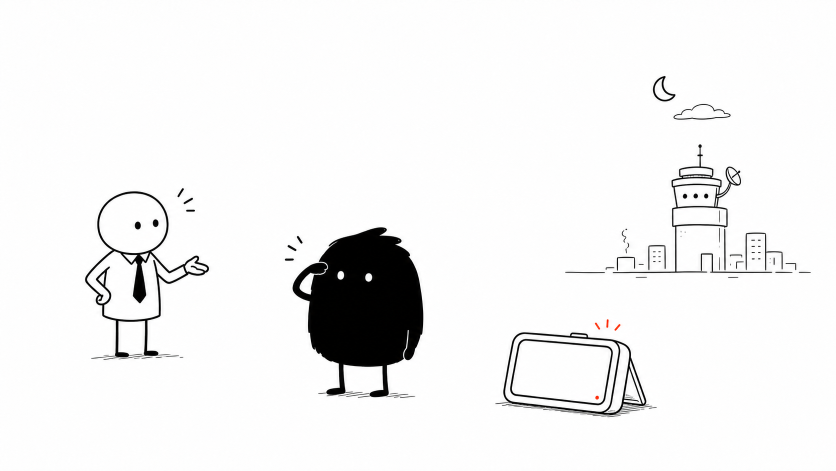
#> input picture gallery/daily-4panel/2026-05-29-lingchen-sandian/source/panel-4-v4-base.png, 1672 x 941 px (shown at 1/2 size)
$ python build_panel4_v4.py
#> lines starting #> are read from the running program, lines starting #| are printed output that depends on the picture
from pathlib import Path

from PIL import Image, ImageDraw, ImageFont


ROOT = Path(__file__).resolve().parent
SRC = ROOT / "source"

BASE = SRC / "panel-4-v4-base.png"
OUT = ROOT / "panel-4-v4.png"

FONT_REGULAR = "/System/Library/Fonts/Supplemental/Bradley Hand Bold.ttf"
FONT_FALLBACK = "/System/Library/Fonts/Supplemental/ChalkboardSE.ttc"

BLACK = (18, 18, 18)


def load_font(size: int) -> ImageFont.FreeTypeFont:
    for path in (FONT_REGULAR, FONT_FALLBACK):
        try:
            return ImageFont.truetype(path, size=size)
        except OSError:
            continue
    return ImageFont.load_default()


def draw_fit_text(
    draw: ImageDraw.ImageDraw,
    box: tuple[int, int, int, int],
    text: str,
    max_size: int,
    min_size: int,
    align: str = "center",
) -> None:
    x1, y1, x2, y2 = box
    for size in range(max_size, min_size - 1, -2):
        font = load_font(size)
        spacing = int(size * 0.22)
        bbox = draw.multiline_textbbox((0, 0), text, font=font, spacing=spacing, align=align)
        width = bbox[2] - bbox[0]
        height = bbox[3] - bbox[1]
        if width <= x2 - x1 and height <= y2 - y1:
            draw.multiline_text(
                ((x1 + x2) / 2, (y1 + y2) / 2),
                text,
                font=font,
                fill=BLACK,
                spacing=spacing,
                align=align,
                anchor="mm",
            )
            return

    font = load_font(min_size)
    draw.multiline_text((x1, y1), text, font=font, fill=BLACK, spacing=int(min_size * 0.22), align=align)


def main() -> None:
    img = Image.open(BASE).convert("RGB")
#> img is the input picture: PIL image 1672x941 RGB; mean R, G, B 241.3, 241.2, 241.2
    draw = ImageDraw.Draw(img)

    boss = "Loud night.\nWho put out the fire?"
    xiaohei = "Me… mainly by\nnot making it worse."
    counter = "Sleep:\n6m"

    draw_fit_text(draw, (235, 290, 600, 410), boss, max_size=36, min_size=26, align="left")
    draw_fit_text(draw, (835, 385, 1245, 500), xiaohei, max_size=34, min_size=26, align="left")
    draw_fit_text(draw, (1040, 695, 1240, 795), counter, max_size=39, min_size=28)

    img.save(OUT)
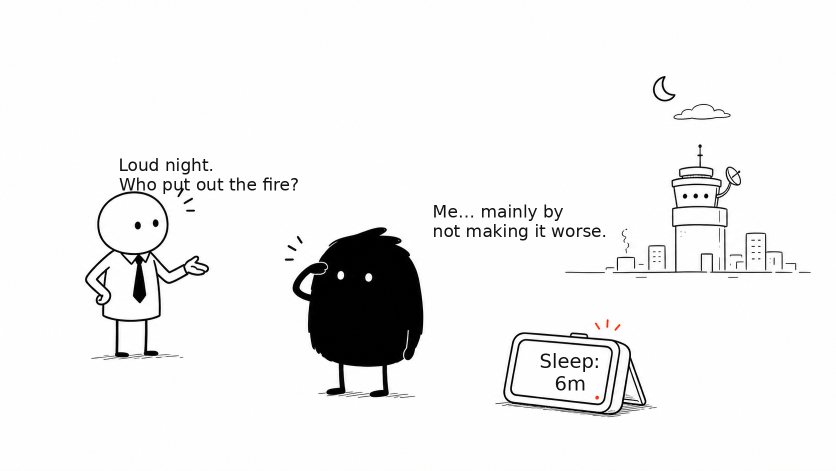
#> saved as panel-4-v4.png: PIL image 1672x941 RGB (shown at 1/2 size); mean R, G, B 239.9, 239.8, 239.8
    print(OUT)


if __name__ == "__main__":
    main()

$ run again, with gallery/daily-4panel/2026-05-29-lingchen-sandian/source/panel-1-v4-base.png copied over gallery/daily-4panel/2026-05-29-lingchen-sandian/source/panel-4-v4-base.png
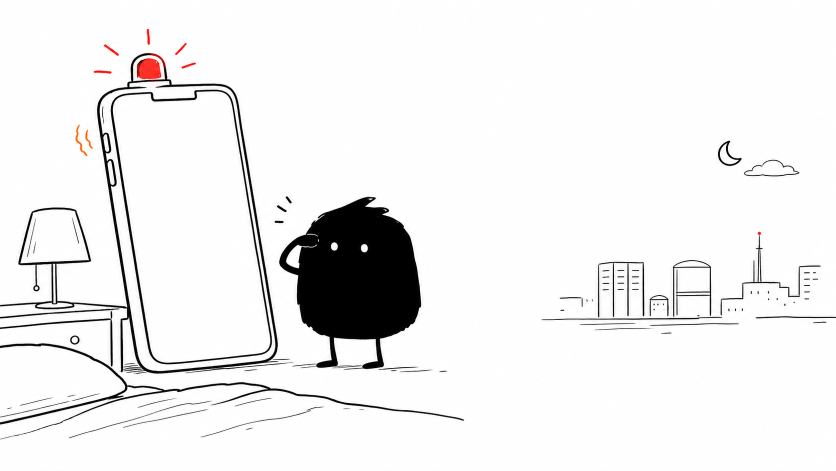
#> input picture gallery/daily-4panel/2026-05-29-lingchen-sandian/source/panel-1-v4-base.png, 1672 x 941 px (shown at 1/2 size)
#> in main, img is the input picture: PIL image 1672x941 RGB; mean R, G, B 238.5, 238, 238.1
#> in main, `img.save(OUT)`:
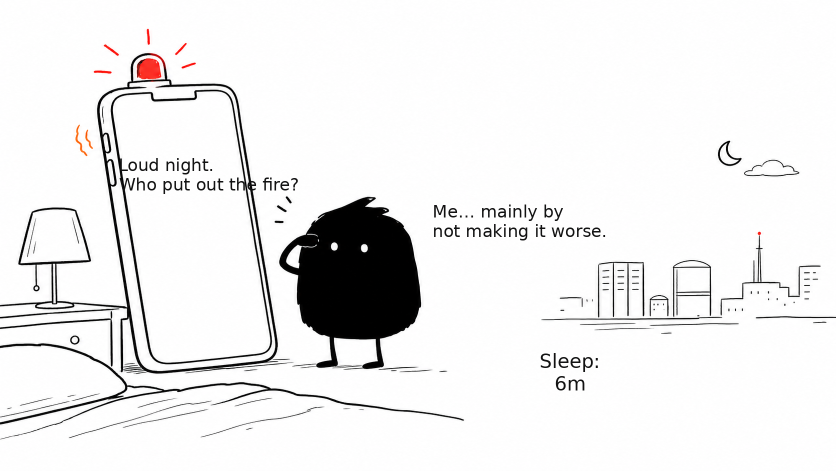
#> saved as panel-4-v4.png: PIL image 1672x941 RGB (shown at 1/2 size); mean R, G, B 237.1, 236.6, 236.7

$ run again, with gallery/daily-4panel/2026-05-29-lingchen-sandian/source/panel-2-v4-base.png copied over gallery/daily-4panel/2026-05-29-lingchen-sandian/source/panel-4-v4-base.png
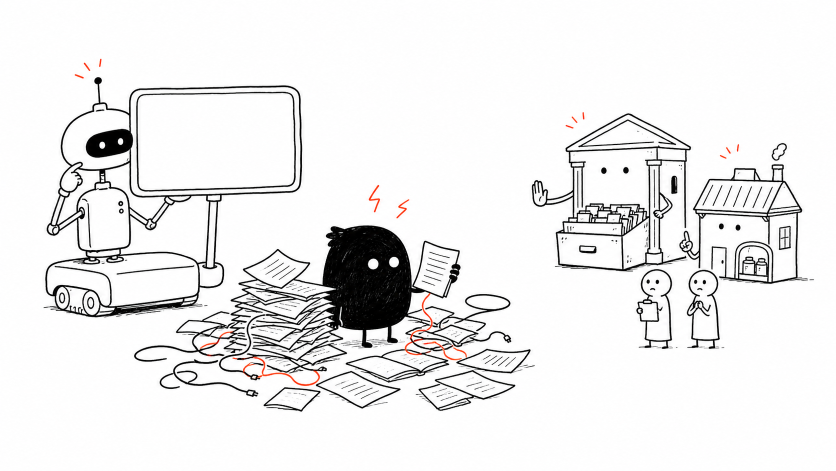
#> input picture gallery/daily-4panel/2026-05-29-lingchen-sandian/source/panel-2-v4-base.png, 1672 x 941 px (shown at 1/2 size)
#> in main, img is the input picture: PIL image 1672x941 RGB; mean R, G, B 236.3, 235.9, 235.9
#> in main, `img.save(OUT)`:
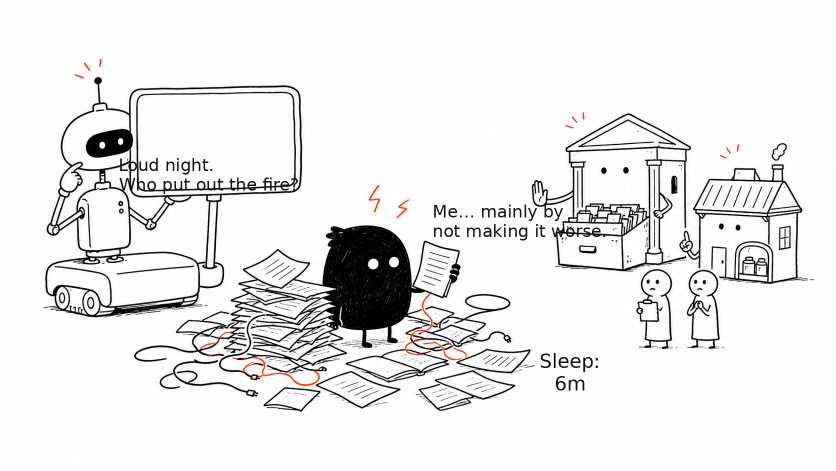
#> saved as panel-4-v4.png: PIL image 1672x941 RGB (shown at 1/2 size); mean R, G, B 235, 234.6, 234.6

$ run again, with gallery/daily-4panel/2026-05-29-lingchen-sandian/source/panel-3-v4-base.png copied over gallery/daily-4panel/2026-05-29-lingchen-sandian/source/panel-4-v4-base.png
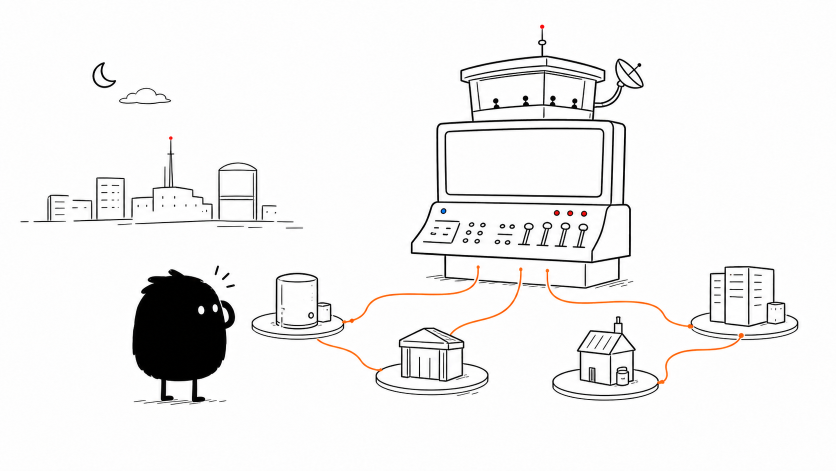
#> input picture gallery/daily-4panel/2026-05-29-lingchen-sandian/source/panel-3-v4-base.png, 1672 x 941 px (shown at 1/2 size)
#> in main, img is the input picture: PIL image 1672x941 RGB; mean R, G, B 240.9, 240.4, 240.2
#> in main, `img.save(OUT)`:
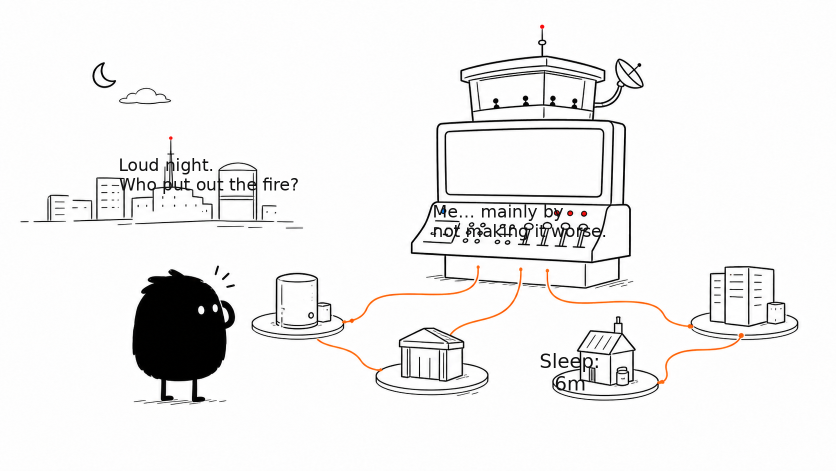
#> saved as panel-4-v4.png: PIL image 1672x941 RGB (shown at 1/2 size); mean R, G, B 239.7, 239.2, 238.9
